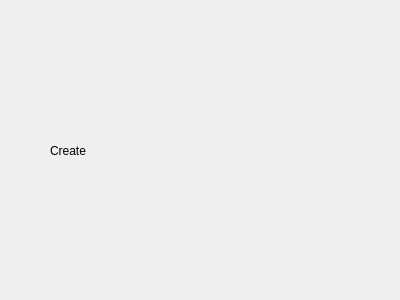
<?xml version="1.0" encoding="UTF-8"?>
<ui version="4.0">
 <class>CreateWidget</class>
 <widget class="QWidget" name="CreateWidget">
  <property name="geometry">
   <rect>
    <x>0</x>
    <y>0</y>
    <width>400</width>
    <height>300</height>
   </rect>
  </property>
  <property name="windowTitle">
   <string notr="true">CreateMenu</string>
  </property>
  <widget class="QLabel" name="label">
   <property name="geometry">
    <rect>
     <x>50</x>
     <y>20</y>
     <width>231</width>
     <height>261</height>
    </rect>
   </property>
   <property name="text">
    <string>Create</string>
   </property>
  </widget>
 </widget>
 <resources/>
 <connections/>
</ui>
